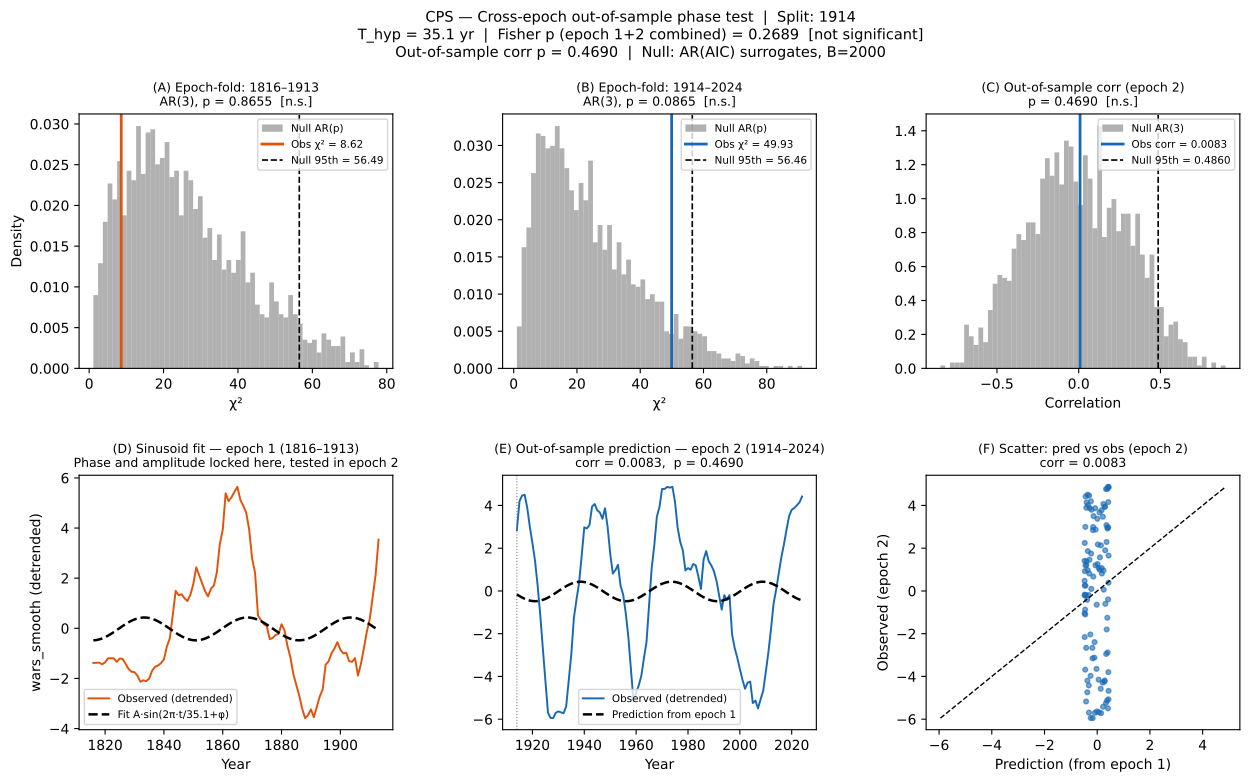

This figure's Python source:
# cross_epoch_phase_test.py – Out-of-sample phase validation for ~36-year war cycle
# Data: wars_color.csv
# Source: Triptych "We are Anomal(i)es" v0.1 by Mariusz Włodarczyk
# License: CC BY-NC-SA 4.0
#
# RATIONALE:
#   The epoch-folding and wavelet tests (epoch_folding_test.py, wavelet_phase_test.py)
#   fit null and signal to the SAME 192-year window. A high-order AR null can mimic
#   the alleged cycle, making the test conservative.
#
#   This script splits the record at SPLIT_YEAR (default 1914) into two independent
#   half-records and applies two complementary tests:
#
#   TEST 1 — Independent epoch-folding (Fisher combination)
#     Compute chi² epoch-folding statistic at T_HYP in each epoch separately,
#     each with its own AR(p) surrogate null. Combine p-values via Fisher's method:
#       X = -2 * (ln p1 + ln p2)  ~  χ²(4) under independence.
#     The combined p tests whether BOTH epochs independently show phase structure
#     at T_HYP — a much stronger claim than either alone.
#
#   TEST 2 — Out-of-sample prediction correlation
#     Fit a sinusoid A*cos(2π·t/T_HYP) + B*sin(2π·t/T_HYP) + C to wars_smooth in
#     epoch 1. This gives amplitude and phase from epoch 1 alone. Then compute the
#     correlation between that prediction and wars_smooth in epoch 2 (unseen data).
#     Null: AR(p) surrogates of epoch 2 correlated with the same fixed prediction.
#     p = P(null_corr ≥ obs_corr | H₀).
#     A significant positive correlation means the phase estimated in epoch 1
#     successfully predicts the rhythm in epoch 2 — a genuine out-of-sample test.
#
# OUTPUT:
#   cross_epoch_phase_test.pdf
#   cross_epoch_phase_test_results.csv

from __future__ import annotations

import sys
import warnings
import numpy as np
import pandas as pd
import matplotlib
matplotlib.use("Agg")
import matplotlib.pyplot as plt
from pathlib import Path
from scipy.signal import detrend
from scipy.stats import chi2 as chi2_dist

sys.path.insert(0, str(Path(__file__).parent))
from spectral_significance_v2 import apply_ma, generate_surrogate
from statsmodels.tsa.ar_model import AutoReg

warnings.filterwarnings("ignore")

RNG      = np.random.default_rng(20240301)
B        = 2000
ALPHA    = 0.05
MA_WIN   = 11
T_HYP    = 35.1
N_BINS   = 10
SPLIT_YEAR = 1914


# ─────────────────────────────────────────────────────────────────────────────
# helpers (mirrors spectral_significance_v2 so no cross-imports needed)
# ─────────────────────────────────────────────────────────────────────────────

def fit_ar(x: np.ndarray, max_lag: int = 20) -> tuple:
    """Fit AR(p) by AIC, capped at max_lag and N//5."""
    best, best_p, best_res, best_fit = np.inf, 1, None, None
    cap = min(max_lag, len(x) // 5)
    for p in range(1, cap + 1):
        try:
            fit = AutoReg(x, lags=p, old_names=False).fit()
            if fit.aic < best:
                best, best_p, best_res, best_fit = fit.aic, p, fit.resid, fit
        except Exception:
            pass
    return best_fit, best_p, best_res


def epoch_fold(x: np.ndarray, years: np.ndarray,
               T: float, n_bins: int) -> tuple[np.ndarray, np.ndarray, float]:
    """Epoch-fold x at period T; returns (bin_means, bin_counts, chi2)."""
    phases  = (years.astype(float) % T) / T
    bin_idx = (phases * n_bins).astype(int) % n_bins
    m_global = x.mean()
    var_g    = x.var()
    N        = len(x)
    m_k = np.array([x[bin_idx == k].mean() if (bin_idx == k).any()
                    else m_global for k in range(n_bins)])
    n_k = np.array([(bin_idx == k).sum() for k in range(n_bins)])
    chi2 = (n_k * (m_k - m_global) ** 2).sum() / (var_g + 1e-30)
    return m_k, n_k, float(chi2)


def sinusoid_fit(x: np.ndarray, t: np.ndarray, T: float) -> np.ndarray:
    """OLS fit: x ≈ a·cos(2πt/T) + b·sin(2πt/T) + c. Returns prediction."""
    A = np.column_stack([np.cos(2 * np.pi * t / T),
                         np.sin(2 * np.pi * t / T),
                         np.ones(len(t))])
    coef, _, _, _ = np.linalg.lstsq(A, x, rcond=None)
    return A @ coef, coef


# ─────────────────────────────────────────────────────────────────────────────
# Test 1: independent epoch-folding + Fisher combination
# ─────────────────────────────────────────────────────────────────────────────

def run_epoch_test(years: np.ndarray, wars_raw: np.ndarray,
                   wars_smooth: np.ndarray, label: str,
                   n_boot: int, max_ar: int) -> dict:
    N = len(wars_raw)
    x_smooth = detrend(wars_smooth.astype(float), type="linear")
    x_raw    = detrend(wars_raw.astype(float),    type="linear")

    _, _, chi2_obs = epoch_fold(x_smooth, years, T_HYP, N_BINS)

    ar_fit, ar_p, ar_resid = fit_ar(x_raw, max_lag=min(max_ar, N // 5))
    raw_std = x_raw.std()

    boot_chi2 = np.zeros(n_boot)
    for b in range(n_boot):
        surr    = generate_surrogate(ar_fit, ar_resid, N, RNG)
        surr    = surr / (surr.std() + 1e-12) * raw_std
        surr_sm = apply_ma(surr, MA_WIN)
        x_s     = detrend(surr_sm, type="linear")
        _, _, boot_chi2[b] = epoch_fold(x_s, years, T_HYP, N_BINS)

    p = float((boot_chi2 >= chi2_obs).mean())
    return {"label": label, "N": N, "ar_p": ar_p,
            "chi2_obs": chi2_obs, "boot_chi2": boot_chi2, "p": p}


# ─────────────────────────────────────────────────────────────────────────────
# Test 2: out-of-sample prediction correlation
# ─────────────────────────────────────────────────────────────────────────────

def run_prediction_test(years1: np.ndarray, wars_raw1: np.ndarray,
                        wars_smooth1: np.ndarray,
                        years2: np.ndarray, wars_raw2: np.ndarray,
                        wars_smooth2: np.ndarray,
                        n_boot: int, max_ar: int) -> dict:
    N1 = len(years1)
    N2 = len(years2)

    x1 = detrend(wars_smooth1.astype(float), type="linear")
    x2 = detrend(wars_smooth2.astype(float), type="linear")

    # sinusoid fit from epoch 1 (using relative time index)
    t1 = np.arange(N1, dtype=float)
    _, coef1 = sinusoid_fit(x1, t1, T_HYP)

    # evaluate prediction on epoch 2 time grid (continuity of phase)
    t2 = np.arange(N1, N1 + N2, dtype=float)
    A2 = np.column_stack([np.cos(2 * np.pi * t2 / T_HYP),
                          np.sin(2 * np.pi * t2 / T_HYP),
                          np.ones(N2)])
    pred2 = A2 @ coef1          # fixed prediction from epoch 1

    obs_corr = float(np.corrcoef(pred2, x2)[0, 1])

    # null: AR surrogate of epoch-2 raw, correlated with same fixed prediction
    x2_raw = detrend(wars_raw2.astype(float), type="linear")
    ar_fit2, ar_p2, ar_resid2 = fit_ar(x2_raw, max_lag=min(max_ar, N2 // 5))
    raw_std2 = x2_raw.std()

    boot_corr = np.zeros(n_boot)
    for b in range(n_boot):
        surr    = generate_surrogate(ar_fit2, ar_resid2, N2, RNG)
        surr    = surr / (surr.std() + 1e-12) * raw_std2
        surr_sm = apply_ma(surr, MA_WIN)
        x_s     = detrend(surr_sm, type="linear")
        boot_corr[b] = np.corrcoef(pred2, x_s)[0, 1]

    p = float((boot_corr >= obs_corr).mean())
    return {"ar_p2": ar_p2, "coef1": coef1,
            "pred2": pred2, "x2": x2, "t2": t2,
            "obs_corr": obs_corr, "boot_corr": boot_corr, "p": p}


# ─────────────────────────────────────────────────────────────────────────────
# Fisher combination
# ─────────────────────────────────────────────────────────────────────────────

def fisher_p(p1: float, p2: float) -> float:
    """Fisher's combined probability: X = -2*(ln p1 + ln p2) ~ χ²(4)."""
    p1 = max(p1, 1e-6)
    p2 = max(p2, 1e-6)
    X  = -2.0 * (np.log(p1) + np.log(p2))
    return float(1.0 - chi2_dist.cdf(X, df=4))


# ─────────────────────────────────────────────────────────────────────────────
# plot
# ─────────────────────────────────────────────────────────────────────────────

def plot_results(r1: dict, r2: dict, pred: dict,
                 years1: np.ndarray, years2: np.ndarray,
                 out_path: str) -> None:

    C1 = "#e35208"   # epoch 1
    C2 = "#1869b5"   # epoch 2
    CN = "#888888"   # null

    fig, axes = plt.subplots(2, 3, figsize=(15, 8))
    fig.subplots_adjust(hspace=0.42, wspace=0.35)

    # ── Panel A: epoch-1 chi² null distribution ──────────────────────────────
    ax = axes[0, 0]
    ax.hist(r1["boot_chi2"], bins=60, density=True, color=CN, alpha=0.65,
            label="Null AR(p)")
    ax.axvline(r1["chi2_obs"], color=C1, lw=2,
               label=f"Obs χ² = {r1['chi2_obs']:.2f}")
    q95 = float(np.quantile(r1["boot_chi2"], 0.95))
    ax.axvline(q95, color="black", lw=1.2, ls="--",
               label=f"Null 95th = {q95:.2f}")
    sig = "SIGN." if r1["p"] < ALPHA else "n.s."
    ax.set_title(f"(A) Epoch-fold: {r1['label']}\n"
                 f"AR({r1['ar_p']}), p = {r1['p']:.4f}  [{sig}]", fontsize=9)
    ax.set_xlabel("χ²"); ax.set_ylabel("Density"); ax.legend(fontsize=7.5)

    # ── Panel B: epoch-2 chi² null distribution ──────────────────────────────
    ax = axes[0, 1]
    ax.hist(r2["boot_chi2"], bins=60, density=True, color=CN, alpha=0.65,
            label="Null AR(p)")
    ax.axvline(r2["chi2_obs"], color=C2, lw=2,
               label=f"Obs χ² = {r2['chi2_obs']:.2f}")
    q95 = float(np.quantile(r2["boot_chi2"], 0.95))
    ax.axvline(q95, color="black", lw=1.2, ls="--",
               label=f"Null 95th = {q95:.2f}")
    sig = "SIGN." if r2["p"] < ALPHA else "n.s."
    ax.set_title(f"(B) Epoch-fold: {r2['label']}\n"
                 f"AR({r2['ar_p']}), p = {r2['p']:.4f}  [{sig}]", fontsize=9)
    ax.set_xlabel("χ²"); ax.legend(fontsize=7.5)

    # ── Panel C: prediction correlation null distribution ────────────────────
    ax = axes[0, 2]
    ax.hist(pred["boot_corr"], bins=60, density=True, color=CN, alpha=0.65,
            label=f"Null AR({pred['ar_p2']})")
    ax.axvline(pred["obs_corr"], color=C2, lw=2,
               label=f"Obs corr = {pred['obs_corr']:.4f}")
    q95c = float(np.quantile(pred["boot_corr"], 0.95))
    ax.axvline(q95c, color="black", lw=1.2, ls="--",
               label=f"Null 95th = {q95c:.4f}")
    sig = "SIGN." if pred["p"] < ALPHA else "n.s."
    ax.set_title(f"(C) Out-of-sample corr (epoch 2)\n"
                 f"p = {pred['p']:.4f}  [{sig}]", fontsize=9)
    ax.set_xlabel("Correlation"); ax.legend(fontsize=7.5)

    # ── Panel D: sinusoid fit in epoch 1 ─────────────────────────────────────
    ax = axes[1, 0]
    t1 = np.arange(len(years1), dtype=float)
    A1_mat = np.column_stack([np.cos(2 * np.pi * t1 / T_HYP),
                               np.sin(2 * np.pi * t1 / T_HYP),
                               np.ones(len(t1))])
    pred1 = A1_mat @ pred["coef1"]
    ax.plot(years1, pred["x1"], color=C1, lw=1.4, label="Observed (detrended)")
    ax.plot(years1, pred1, color="black", lw=1.8, ls="--",
            label=f"Fit A·sin(2π·t/{T_HYP}+φ)")
    ax.set_title(f"(D) Sinusoid fit — epoch 1 ({years1[0]}–{years1[-1]})\n"
                 f"Phase and amplitude locked here, tested in epoch 2", fontsize=9)
    ax.set_xlabel("Year"); ax.set_ylabel("wars_smooth (detrended)")
    ax.legend(fontsize=7.5)

    # ── Panel E: prediction vs observed in epoch 2 ───────────────────────────
    ax = axes[1, 1]
    ax.plot(years2, pred["x2"], color=C2, lw=1.4, label="Observed (detrended)")
    ax.plot(years2, pred["pred2"], color="black", lw=1.8, ls="--",
            label="Prediction from epoch 1")
    ax.axvline(years2[0], color="grey", lw=0.8, ls=":")
    ax.set_title(f"(E) Out-of-sample prediction — epoch 2 ({years2[0]}–{years2[-1]})\n"
                 f"corr = {pred['obs_corr']:.4f},  p = {pred['p']:.4f}", fontsize=9)
    ax.set_xlabel("Year")
    ax.legend(fontsize=7.5)

    # ── Panel F: scatter observed vs predicted (epoch 2) ─────────────────────
    ax = axes[1, 2]
    ax.scatter(pred["pred2"], pred["x2"], s=12, color=C2, alpha=0.6)
    lo = min(pred["pred2"].min(), pred["x2"].min())
    hi = max(pred["pred2"].max(), pred["x2"].max())
    ax.plot([lo, hi], [lo, hi], "k--", lw=1)
    ax.set_title(f"(F) Scatter: pred vs obs (epoch 2)\n"
                 f"corr = {pred['obs_corr']:.4f}", fontsize=9)
    ax.set_xlabel("Prediction (from epoch 1)")
    ax.set_ylabel("Observed (epoch 2)")

    p_fisher = fisher_p(r1["p"], r2["p"])
    plt.suptitle(
        f"CPS — Cross-epoch out-of-sample phase test  |  Split: {SPLIT_YEAR}\n"
        f"T_hyp = {T_HYP} yr  |  Fisher p (epoch 1+2 combined) = {p_fisher:.4f}  "
        f"{'[SIGNIFICANT]' if p_fisher < ALPHA else '[not significant]'}\n"
        f"Out-of-sample corr p = {pred['p']:.4f}  |  Null: AR(AIC) surrogates, B={B}",
        fontsize=10.5, y=1.01,
    )
    plt.savefig(out_path, dpi=200, bbox_inches="tight")
    print(f"\n✓ Saved {out_path}")
    plt.close(fig)


# ─────────────────────────────────────────────────────────────────────────────
# summary
# ─────────────────────────────────────────────────────────────────────────────

def print_and_save(r1: dict, r2: dict, pred: dict,
                   csv_path: str) -> None:
    SEP  = "═" * 70
    sep2 = "─" * 70
    p_fisher = fisher_p(r1["p"], r2["p"])

    print(f"\n{SEP}")
    print(f"  CROSS-EPOCH TEST  (split {SPLIT_YEAR})")
    print(SEP)
    print(f"  TEST 1a — Epoch-fold epoch 1 ({r1['label']}, n={r1['N']}, AR({r1['ar_p']}))")
    print(f"    χ²_obs = {r1['chi2_obs']:.3f},  p = {r1['p']:.4f}  "
          f"[{'SIGNIFICANT' if r1['p'] < ALPHA else 'NOT significant'}]")
    print(sep2)
    print(f"  TEST 1b — Epoch-fold epoch 2 ({r2['label']}, n={r2['N']}, AR({r2['ar_p']}))")
    print(f"    χ²_obs = {r2['chi2_obs']:.3f},  p = {r2['p']:.4f}  "
          f"[{'SIGNIFICANT' if r2['p'] < ALPHA else 'NOT significant'}]")
    print(sep2)
    print(f"  FISHER COMBINED  p = {p_fisher:.4f}  "
          f"[{'SIGNIFICANT' if p_fisher < ALPHA else 'NOT significant'}]")
    print(SEP)
    print(f"  TEST 2 — Out-of-sample prediction corr (epoch 2, AR({pred['ar_p2']}) null)")
    print(f"    Observed corr = {pred['obs_corr']:.6f}")
    print(f"    Null 95th pct = {np.quantile(pred['boot_corr'], 0.95):.6f}")
    print(f"    p = P(null ≥ obs) = {pred['p']:.4f}  "
          f"[{'SIGNIFICANT' if pred['p'] < ALPHA else 'NOT significant'}]")
    print(SEP)

    df = pd.DataFrame([{
        "split_year":        SPLIT_YEAR,
        "T_hyp_yr":          T_HYP,
        "epoch1_label":      r1["label"],
        "epoch1_n":          r1["N"],
        "epoch1_ar_p":       r1["ar_p"],
        "epoch1_chi2_obs":   round(r1["chi2_obs"], 4),
        "epoch1_p":          round(r1["p"], 4),
        "epoch2_label":      r2["label"],
        "epoch2_n":          r2["N"],
        "epoch2_ar_p":       r2["ar_p"],
        "epoch2_chi2_obs":   round(r2["chi2_obs"], 4),
        "epoch2_p":          round(r2["p"], 4),
        "fisher_p":          round(p_fisher, 4),
        "fisher_significant": p_fisher < ALPHA,
        "pred_corr_obs":     round(pred["obs_corr"], 6),
        "pred_corr_p":       round(pred["p"], 4),
        "pred_corr_significant": pred["p"] < ALPHA,
    }])
    df.to_csv(csv_path, index=False)
    print(f"✓ Saved {csv_path}")


# ─────────────────────────────────────────────────────────────────────────────
# main
# ─────────────────────────────────────────────────────────────────────────────

if __name__ == "__main__":
    import argparse

    parser = argparse.ArgumentParser(
        description="Cross-epoch out-of-sample phase test for ~36-year war cycle"
    )
    parser.add_argument("csv", nargs="?", default="wars_color.csv")
    parser.add_argument("--boot",     type=int, default=B)
    parser.add_argument("--split",    type=int, default=SPLIT_YEAR,
                        help="Year to split epochs (default: 1914)")
    parser.add_argument("--max-lag",  type=int, default=20,
                        help="Max AR order (default: 20)")
    args    = parser.parse_args()
    B_run   = args.boot
    SPLIT_YEAR = args.split
    max_ar  = args.max_lag
    out_dir = Path(args.csv).parent

    df = pd.read_csv(args.csv).set_index("year").sort_index()
    df = df[df.index >= 1816]

    m1 = df.index < SPLIT_YEAR
    m2 = df.index >= SPLIT_YEAR

    def get_arrays(mask):
        sub = df[mask]
        return (sub.index.values,
                sub["wars"].values.astype(float),
                sub["wars_smooth"].values.astype(float))

    years1, raw1, sm1 = get_arrays(m1)
    years2, raw2, sm2 = get_arrays(m2)

    label1 = f"{years1[0]}–{years1[-1]}"
    label2 = f"{years2[0]}–{years2[-1]}"

    print(f"{'='*70}")
    print(f"  Cross-epoch test  |  split: {SPLIT_YEAR}  |  max_lag: {max_ar}  |  B: {B_run}")
    print(f"  Epoch 1: {label1}  (n={len(years1)})")
    print(f"  Epoch 2: {label2}  (n={len(years2)})")
    print(f"{'='*70}")

    print("  → Test 1a: epoch-folding on epoch 1 …")
    r1 = run_epoch_test(years1, raw1, sm1, label1, B_run, max_ar)

    print("  → Test 1b: epoch-folding on epoch 2 …")
    r2 = run_epoch_test(years2, raw2, sm2, label2, B_run, max_ar)

    print("  → Test 2: out-of-sample prediction correlation …")

    # epoch-1 detrended smooth (needed for plot panel D)
    x1 = detrend(sm1.astype(float), type="linear")
    t1 = np.arange(len(years1), dtype=float)
    A1_mat = np.column_stack([np.cos(2 * np.pi * t1 / T_HYP),
                               np.sin(2 * np.pi * t1 / T_HYP),
                               np.ones(len(t1))])
    _, coef1 = sinusoid_fit(x1, t1, T_HYP)

    pred_result = run_prediction_test(
        years1, raw1, sm1, years2, raw2, sm2, B_run, max_ar
    )
    pred_result["x1"] = x1   # add for plotting

    print_and_save(r1, r2, pred_result,
                   csv_path=str(out_dir / "cross_epoch_phase_test_results.csv"))
    plot_results(r1, r2, pred_result, years1, years2,
                 out_path=str(out_dir / "cross_epoch_phase_test.pdf"))
